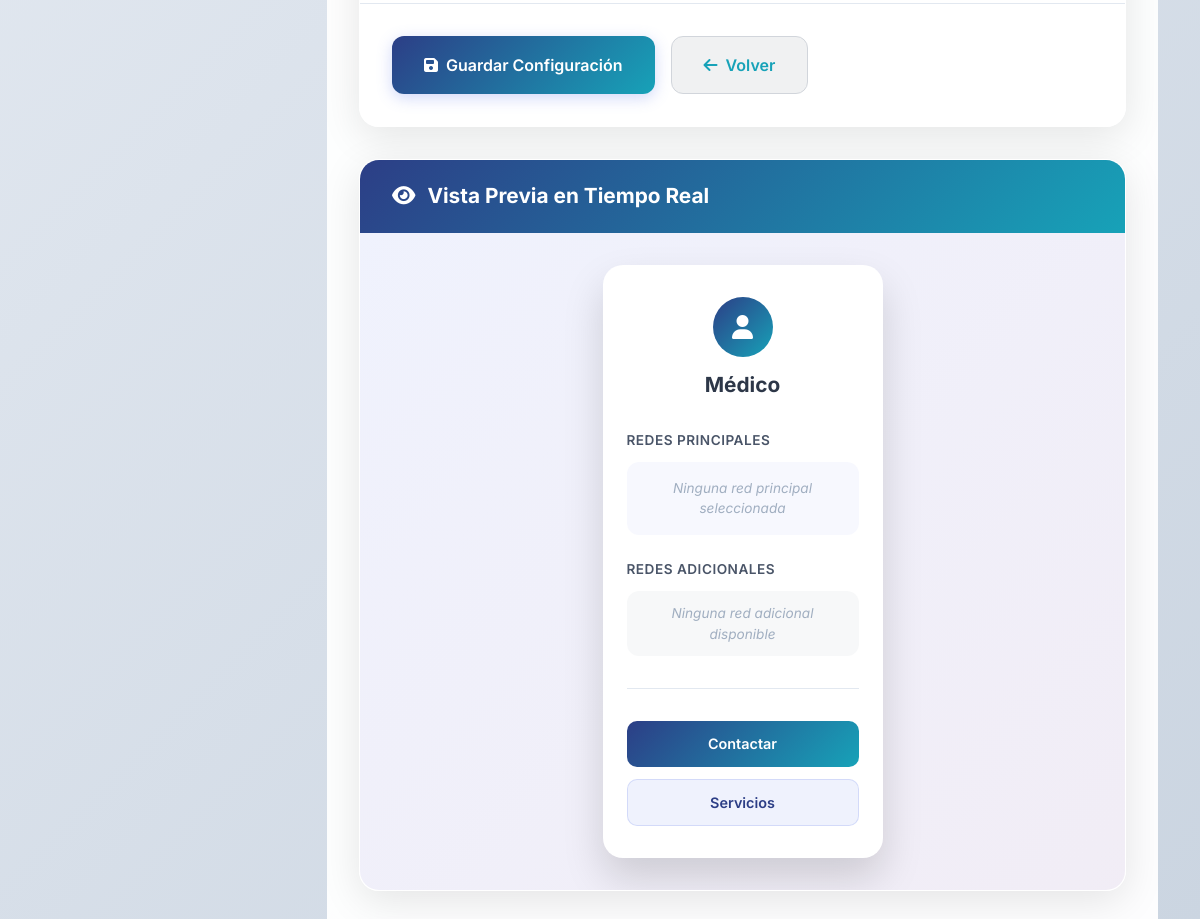
Before: /dashboard/cards/12/social-networks (signed in, lower part) with the older database file.
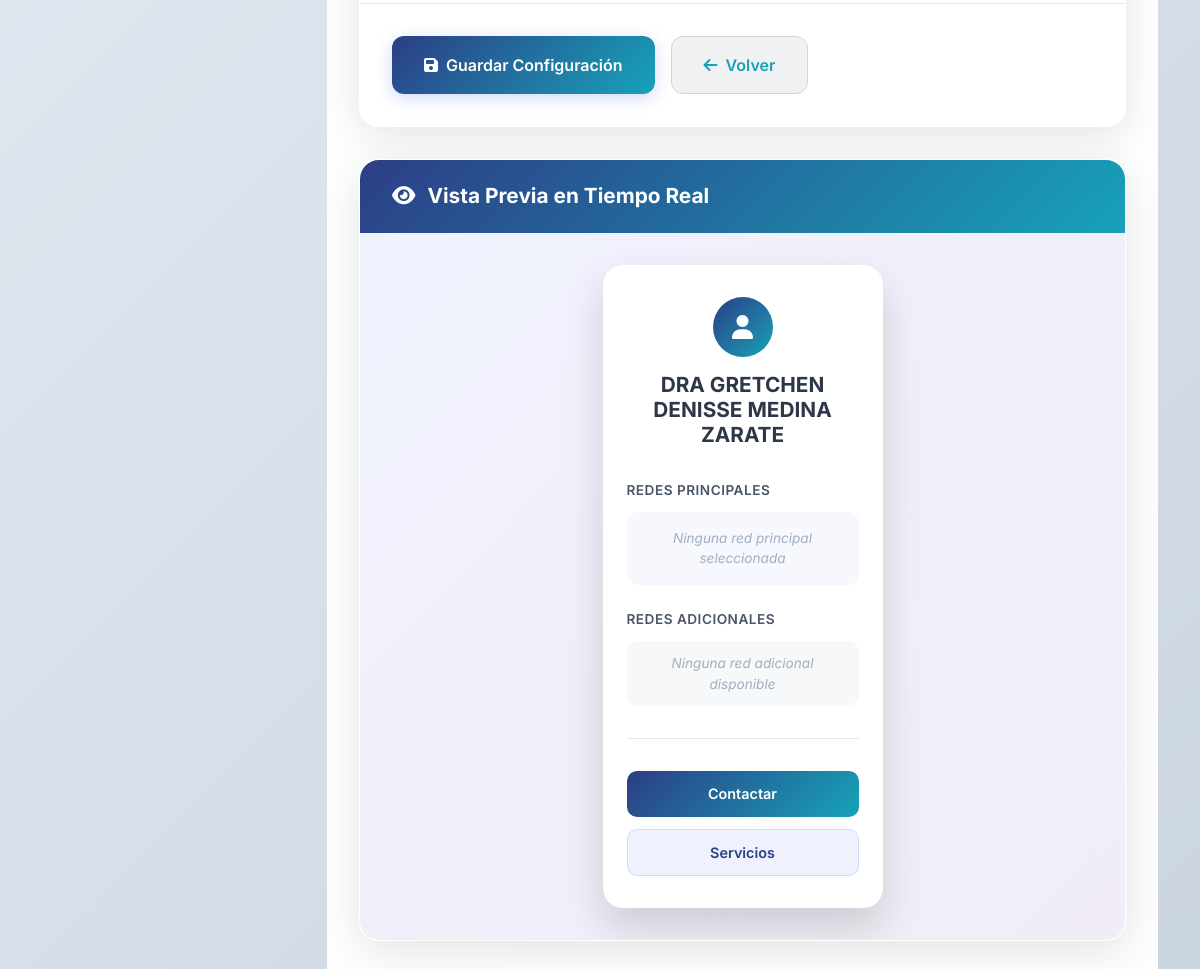
After: the same page with the newer database file.
### app/models.py (models this page shows, shortened)
class Card(db.Model):
    id = db.Column(db.Integer, primary_key=True)
    owner_id = db.Column(db.Integer, db.ForeignKey('user.id'), nullable=False)
    slug = db.Column(db.String(100), unique=True, nullable=False, index=True)
    title = db.Column(db.String(200))  # e.g., "Lourdes Arellano - Salón & Spa"
    name = db.Column(db.String(100), nullable=False)
    job_title = db.Column(db.String(200))
    company = db.Column(db.String(200))
    phone = db.Column(db.String(20))
    email_public = db.Column(db.String(120))
    website = db.Column(db.String(255))
    location = db.Column(db.String(255))
    bio = db.Column(db.Text)
    theme_id = db.Column(db.Integer, db.ForeignKey('theme.id'), nullable=False)
    is_public = db.Column(db.Boolean, default=True, nullable=False)
    published_at = db.Column(db.DateTime)
    avatar_path = db.Column(db.String(255))  # Legacy - kept for backward compatibility
    avatar_square_path = db.Column(db.String(255))  # Square version for circle/rounded/square
    avatar_rect_path = db.Column(db.String(255))   # Rectangular version for rectangle shape
    require_customer_address = db.Column(db.Boolean, default=False, nullable=False)  # solicitar dirección en citas
    created_at = db.Column(db.DateTime, default=now_utc_for_db)
    updated_at = db.Column(db.DateTime, default=now_utc_for_db, onupdate=now_utc_for_db)
    instagram = db.Column(db.String(255))
    whatsapp_country = db.Column(db.String(10))  # Country code for WhatsApp (e.g., '+34')
    whatsapp = db.Column(db.String(20))  # Phone number without country code
    custom_layout = db.Column(db.Text)  # Store custom layout JSON from visual editor
    facebook = db.Column(db.String(255))
    linkedin = db.Column(db.String(255))
    twitter = db.Column(db.String(255))
    youtube = db.Column(db.String(255))
    tiktok = db.Column(db.String(255))
    telegram = db.Column(db.String(255))
    snapchat = db.Column(db.String(255))
    pinterest = db.Column(db.String(255))
    github = db.Column(db.String(255))
    behance = db.Column(db.String(255))
    dribbble = db.Column(db.String(255))
    primary_social_networks = db.Column(db.Text)
    services = db.relationship('Service', backref='card', lazy='dynamic', cascade='all, delete-orphan')
    products = db.relationship('Product', backref='card', lazy='dynamic', cascade='all, delete-orphan')
    gallery_items = db.relationship('GalleryItem', backref='card', lazy='dynamic', cascade='all, delete-orphan')
    def get_public_url(self):
        return f"/c/{self.slug}"
    def _clean_social_value(self, value, network_type):
        if not value or not value.strip():
            return None
    def get_primary_social_network_fields(self):
        import json
        if self.primary_social_networks:
            try:
                return json.loads(self.primary_social_networks)
            except (json.JSONDecodeError, TypeError):
                return []
        return ['instagram', 'facebook', 'whatsapp_business', 'email_public', 'linkedin', 'twitter', 'youtube']
    def get_available_social_networks(self):
        from .constants import SOCIAL_NETWORKS
        networks = []
        for network in SOCIAL_NETWORKS:
            field_name = network['field']
            if field_name == 'whatsapp_business':
                value = self.get_whatsapp_full_number()
            elif field_name == 'website':
                value = self.website
            elif field_name == 'email_public':
                value = self.email_public
            elif hasattr(self, field_name):
                if field_name in ['instagram', 'facebook', 'linkedin', 'twitter']:
                    value = self._clean_social_value(getattr(self, field_name), field_name)
                else:
                    value = getattr(self, field_name)
            else:
                value = None
            networks.append({
                'field': field_name,
                'name': network['name'],
                'icon': network['icon'],
                'color': network['color'],
                'has_value': bool(value),
                'value': value
            })
        return networks
    def get_whatsapp_full_number(self):
        if not self.whatsapp or not self.whatsapp_country:
            return None
        clean_number = ''.join(filter(str.isdigit, self.whatsapp))
        if not clean_number:
            return None
        return self.whatsapp_country + clean_number

### app/dashboard/routes.py (the view, shortened to what this page needs)
@bp.route('/cards/<int:id>/social-networks', methods=['GET', 'POST'])
@login_required
def card_social_networks(id):
    card = get_user_card_or_404(id)
    available_networks = card.get_available_social_networks()
    primary_fields = card.get_primary_social_network_fields()
    return render_template('dashboard/social_networks.html',
                          card=card,
                          available_networks=available_networks,
                          primary_fields=primary_fields)

### app/models.py (called while the page is built)
    def is_admin(self):
        return self.role == 'admin'

### app/utils.py (called while the page is built)
def get_user_card_or_404(card_id):
    from flask_login import current_user
    from flask import abort
    from .models import Card
    card = Card.query.filter_by(id=card_id, owner_id=current_user.id).first()
    if not card:
        abort(404)
    return card

### app/templates/dashboard/social_networks.html (shortened to what this page needs)
{% extends "base.html" %}
{% block content %}
<div class="row">
    <div class="col-md-3">
    </div>
    <div class="col-md-9">
    <div class="social-main">
        <div class="social-content">
            <form method="POST" class="social-form">
                <div class="configuration-layout">
                    <div class="networks-panel">
                        <div class="form-actions">
                            <button type="submit" class="save-btn">
                                <i class="fas fa-save"></i>
                                Guardar Configuración
                            </button>
                            <a href="{{ url_for('dashboard.edit_card', id=card.id) }}" class="back-btn">
                                <i class="fas fa-arrow-left"></i>
                                Volver
                            </a>
                        </div>
                    </div>
                    <div class="preview-panel">
                        <div class="preview-header">
                            <h3 class="preview-title">
                                <i class="fas fa-eye"></i>
                                Vista Previa en Tiempo Real
                            </h3>
                        </div>
                        <div class="preview-container">
                            <div class="preview-card">
                                <div class="card-preview-header">
                                    <div class="preview-avatar">
                                        <i class="fas fa-user"></i>
                                    </div>
                                    <h3 class="preview-name">{{ card.title or card.name }}</h3>
                                </div>
                                <div class="preview-section">
                                    <div class="section-label">Redes Principales</div>
                                    <div class="primary-networks-preview" id="preview-primary">
                                    </div>
                                </div>
                                <div class="preview-section">
                                    <div class="section-label">Redes Adicionales</div>
                                    <div class="secondary-networks-preview" id="preview-secondary">
                                    </div>
                                </div>
                                <div class="preview-buttons">
                                    <div class="preview-btn primary-btn">Contactar</div>
                                    <div class="preview-btn secondary-btn">Servicios</div>
                                </div>
                            </div>
                        </div>
                    </div>
                </div>
            </form>
        </div>
    </div>
</div>
{% endblock %}

Changed rows visible on the page:
changed Card: title "Médico" → "DRA GRETCHEN DENISSE MEDINA ZARATE"
